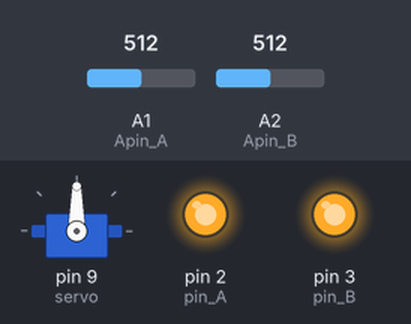
Simulated run of this sketch. Board: Arduino Uno, built with avr-gcc and run on an emulated ATmega328P. Shown: servo, output pins drawn as LEDs (lit = HIGH). The inputs (shaded band) are chosen by the test bench; at power-on: A1 (Apin_A) = 512, A2 (Apin_B) = 512.

Above: at 1.2 s.
1.3 s: A1 (Apin_A) set to 543
At 2.5 s:
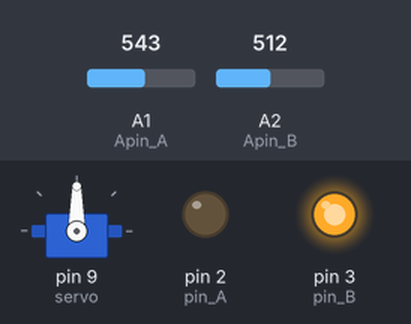
2.8 s: A2 (Apin_B) set to 535
At 3.8 s:
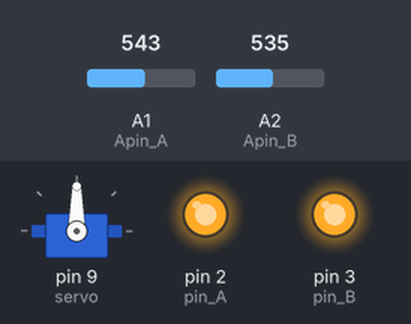
4.3 s: A1 (Apin_A) set to 511
At 4.9 s:
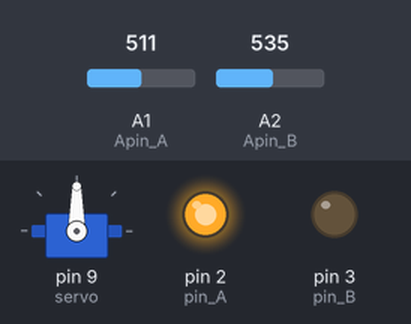
5.8 s: A1 (Apin_A) set to 716
At 6.1 s:
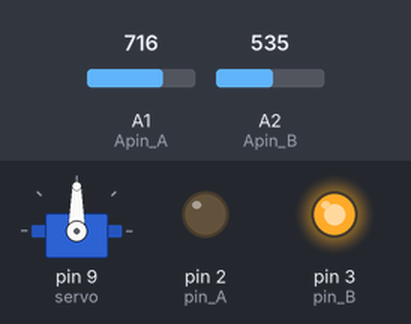
7.3 s: A1 (Apin_A) set to 306
At 8.4 s:
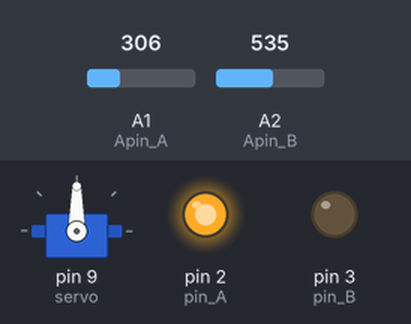
Timing chart, 0 to 9.8 s (numbered marks = the images above; inputs shaded):
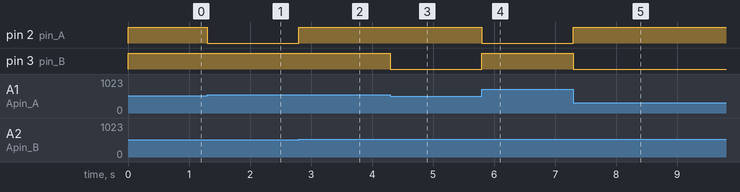

Measured:
- the behaviour switches between 529 and 530 on A1 (Apin_A) (found by bisection; images 0 and 1)
- the behaviour switches between 525 and 526 on A2 (Apin_B) (found by bisection; images 1 and 2)
- after the input at 1.3 s, pin 2 (pin_A): HIGH → LOW at once
- after the input at 2.8 s, pin 2 (pin_A): LOW → HIGH at once
- after the input at 4.3 s, pin 3 (pin_B): HIGH → LOW at once
- after the input at 5.8 s, pin 2 (pin_A): HIGH → LOW at once; pin 3 (pin_B): LOW → HIGH at once
- after the input at 7.3 s, pin 2 (pin_A): LOW → HIGH at once; pin 3 (pin_B): HIGH → LOW at once

The sketch:

SOLAR.ino
```cpp
#include <Servo.h>
#define gist 35
#define serv_speed 50

#define Apin_A 1
#define Apin_B 2

#define pin_A 2
#define pin_B 3

Servo servo;
void setup() {
 servo.attach(9);
pinMode(Apin_A,0);
pinMode(Apin_B,0);

pinMode(pin_A,1);
pinMode(pin_B,1);
}

void loop() {
   int val1 = analogRead(Apin_A);
   int val2 = analogRead(Apin_B);
if((val1-val2)>gist/2){
  digitalWrite(pin_A,0);
digitalWrite(pin_B,1);
  }
else if((val2-val1)>gist/2){
   digitalWrite(pin_A,1);
digitalWrite(pin_B,0);
  }
   else {
    digitalWrite(pin_A,1);
digitalWrite(pin_B,1);
    }
}
```
